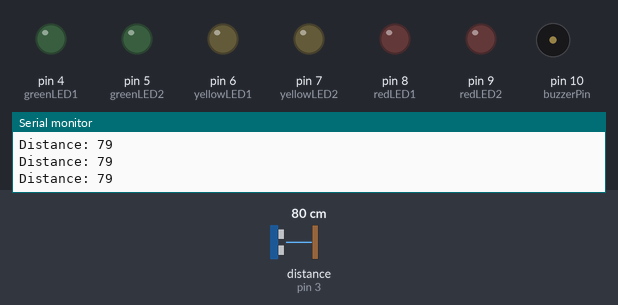
This sketch was run on a simulated Arduino Uno, built with avr-gcc and run on an emulated ATmega328P. Parts: output pins drawn as LEDs (lit = HIGH), buzzer (waves = sounding, pin HIGH), the last lines printed to the serial monitor. Wiring (inferred from the names in the program): ultrasonic range finder: trigger pin 2; echo pin 3. The inputs (shaded band) are chosen by the test bench; at power-on: distance to the obstacle (sensor on pin 3) 80 cm. The echo pulse lasts 58.3 µs per cm; pins used as bus, display or sensor lines are not drawn.

Above: at 1.2 s.
1.3 s: distance to the obstacle (sensor on pin 3) set to 36 cm
2.8 s: distance to the obstacle (sensor on pin 3) set to 28 cm
At 3.7 s:
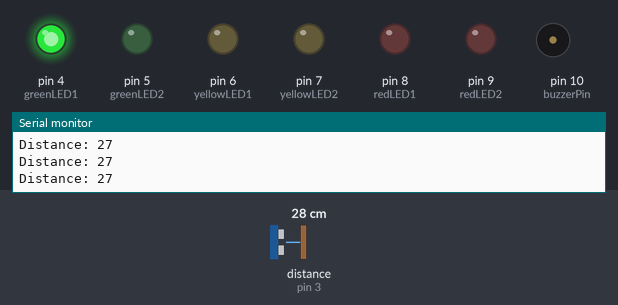
4.3 s: distance to the obstacle (sensor on pin 3) set to 24 cm
At 5.0 s:
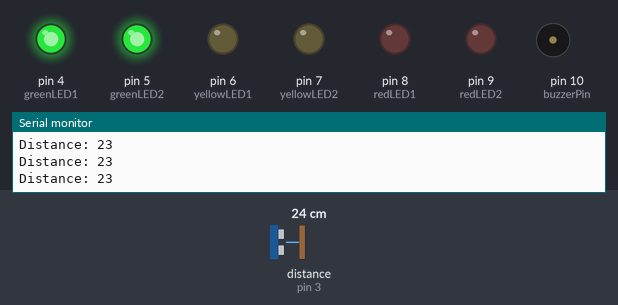
5.8 s: distance to the obstacle (sensor on pin 3) set to 18 cm
At 7.3 s:
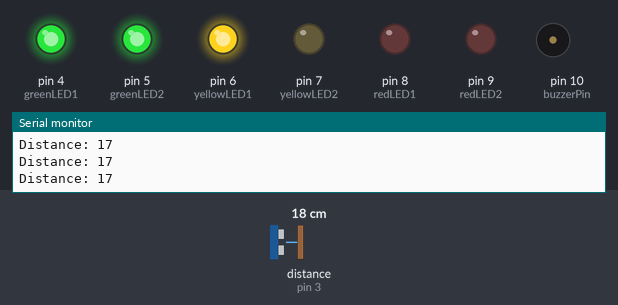
8.8 s: distance to the obstacle (sensor on pin 3) set to 2 cm
At 10.2 s:
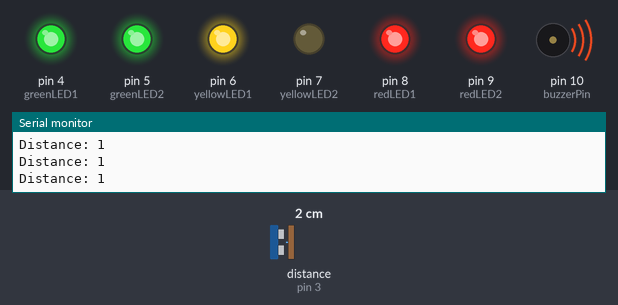
Timing chart, 0 to 11.3 s (numbered marks = the images above; inputs shaded):
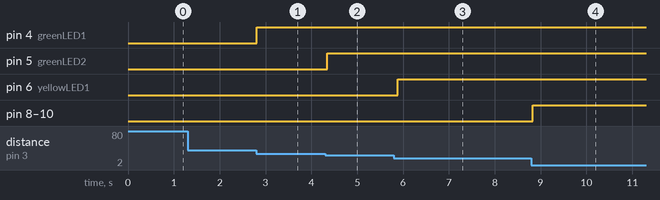

Measured:
- the behaviour switches between 32 and 31 cm on distance to the obstacle (sensor on pin 3) (found by bisection; images 0 and 1)
- the behaviour switches between 27 and 26 cm on distance to the obstacle (sensor on pin 3) (found by bisection; images 1 and 2)
- the behaviour switches between 22 and 21 cm on distance to the obstacle (sensor on pin 3) (found by bisection; images 2 and 3)
- after the input at 2.8 s, pin 4 (greenLED1): LOW → HIGH at once
- after the input at 4.3 s, pin 5 (greenLED2): LOW → HIGH after 0.05 s
- after the input at 5.8 s, pin 6 (yellowLED1): LOW → HIGH after 0.08 s
- after the input at 8.8 s, pin 8 (redLED1), pin 9 (redLED2), pin 10 (buzzerPin): LOW → HIGH at once

The sketch:

sketch_aug23a.ino
```cpp
// ============================================================
// MotoSense AI - Rear Proximity + SOS System
// Arduino UNO + HC-SR04 + LEDs + Buzzer
// ============================================================

#include <Arduino.h>

// ---------------- PINS ----------------

const int trigPin = 2;
const int echoPin = 3;

// Green LEDs
const int greenLED1 = 4;
const int greenLED2 = 5;

// Yellow LEDs
const int yellowLED1 = 6;
const int yellowLED2 = 7;

// Red LEDs
const int redLED1 = 8;
const int redLED2 = 9;

// Buzzer
const int buzzerPin = 10;


// ---------------- SOS VARIABLES ----------------

bool stage3Active = false;

unsigned long stage3StartTime = 0;

bool sosPendingSent = false;
bool sosActiveSent = false;


// ---------------- SETUP ----------------

void setup() {

  Serial.begin(115200);

  pinMode(trigPin, OUTPUT);
  pinMode(echoPin, INPUT);

  pinMode(greenLED1, OUTPUT);
  pinMode(greenLED2, OUTPUT);

  pinMode(yellowLED1, OUTPUT);
  pinMode(yellowLED2, OUTPUT);

  pinMode(redLED1, OUTPUT);
  pinMode(redLED2, OUTPUT);

  pinMode(buzzerPin, OUTPUT);

  digitalWrite(greenLED1, LOW);
  digitalWrite(greenLED2, LOW);

  digitalWrite(yellowLED1, LOW);
  digitalWrite(yellowLED2, LOW);

  digitalWrite(redLED1, LOW);
  digitalWrite(redLED2, LOW);

  digitalWrite(buzzerPin, LOW);
}


// ---------------- LOOP ----------------

void loop() {

  // ==========================================================
  // CHECK FOR CANCEL COMMAND
  // ==========================================================

  if (Serial.available() > 0) {

    char command = Serial.read();

    if (command == 'C') {

      stage3Active = false;

      sosPendingSent = false;
      sosActiveSent = false;

      digitalWrite(redLED2, LOW);
      digitalWrite(buzzerPin, LOW);

      Serial.println("SOS_CANCELLED");
    }
  }


  // ==========================================================
  // ULTRASONIC MEASUREMENT
  // ==========================================================

  digitalWrite(trigPin, LOW);

  delayMicroseconds(2);

  digitalWrite(trigPin, HIGH);

  delayMicroseconds(10);

  digitalWrite(trigPin, LOW);


  long duration = pulseIn(
    echoPin,
    HIGH,
    30000
  );


  // ==========================================================
  // SENSOR ERROR
  // ==========================================================

  if (duration == 0) {

    Serial.println("SENSOR_ERROR");

    digitalWrite(greenLED1, LOW);
    digitalWrite(greenLED2, LOW);

    digitalWrite(yellowLED1, LOW);
    digitalWrite(yellowLED2, LOW);

    digitalWrite(redLED1, LOW);
    digitalWrite(redLED2, LOW);

    digitalWrite(buzzerPin, LOW);

    delay(100);

    return;
  }


  // ==========================================================
  // CALCULATE DISTANCE
  // ==========================================================

  int distance =
    duration * 0.034 / 2;


  // ==========================================================
  // DISTANCE > 30 CM
  // ==========================================================

  if (distance > 30) {

    digitalWrite(greenLED1, LOW);
    digitalWrite(greenLED2, LOW);

    digitalWrite(yellowLED1, LOW);
    digitalWrite(yellowLED2, LOW);

    digitalWrite(redLED1, LOW);
    digitalWrite(redLED2, LOW);

    digitalWrite(buzzerPin, LOW);

    stage3Active = false;

    sosPendingSent = false;
    sosActiveSent = false;
  }


  // ==========================================================
  // DISTANCE 30 CM → 5 CM
  // ==========================================================

  else if (
    distance <= 30 &&
    distance >= 5
  ) {

    // ---------------- GREEN ----------------

    if (distance <= 30) {

      digitalWrite(
        greenLED1,
        HIGH
      );
    }

    if (distance <= 25) {

      digitalWrite(
        greenLED2,
        HIGH
      );
    }


    // ---------------- YELLOW ----------------

    if (distance <= 20) {

      digitalWrite(
        yellowLED1,
        HIGH
      );
    }

    if (distance <= 15) {

      digitalWrite(
        yellowLED2,
        HIGH
      );
    }


    // ---------------- RED ----------------

    if (distance <= 10) {

      digitalWrite(
        redLED1,
        HIGH
      );
    }

    if (distance <= 5) {

      digitalWrite(
        redLED2,
        HIGH
      );
    }


    // ---------------- BUZZER OFF ----------------

    digitalWrite(
      buzzerPin,
      LOW
    );


    // ---------------- RESET SOS ----------------

    stage3Active = false;

    sosPendingSent = false;
    sosActiveSent = false;
  }


  // ==========================================================
  // DISTANCE < 5 CM
  // ==========================================================

  else {

    // ---------------- BOTH RED LEDs ----------------

    digitalWrite(
      redLED1,
      HIGH
    );

    digitalWrite(
      redLED2,
      HIGH
    );


    // ---------------- BUZZER ----------------

    digitalWrite(
      buzzerPin,
      HIGH
    );


    // ========================================================
    // START STAGE 3
    // ========================================================

    if (!stage3Active) {

      stage3Active = true;

      stage3StartTime =
        millis();

      sosPendingSent = false;

      sosActiveSent = false;
    }


    // ========================================================
    // CHECK SOS TIMER
    // ========================================================

    unsigned long elapsed =
      millis() - stage3StartTime;


    // ---------------- 5 SECONDS ----------------

    if (
      elapsed >= 5000 &&
      !sosPendingSent
    ) {

      Serial.println(
        "SOS_PENDING"
      );

      sosPendingSent = true;
    }


    // ---------------- 10 SECONDS ----------------

    if (
      elapsed >= 10000 &&
      !sosActiveSent
    ) {

      Serial.println(
        "SOS_ACTIVE"
      );

      sosActiveSent = true;
    }
  }


  // ==========================================================
  // SEND DISTANCE
  // ==========================================================

  Serial.print(
    "Distance: "
  );

  Serial.println(
    distance
  );


  delay(100);
}
```
